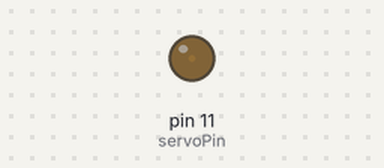
A sketch run on a simulated Arduino Uno, built with avr-gcc and run on an emulated ATmega328P. On the bench: output pins drawn as LEDs (lit = HIGH).

Above: at 0.05 s.
At 1.7 s:
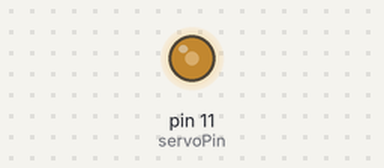
At 3.35 s:
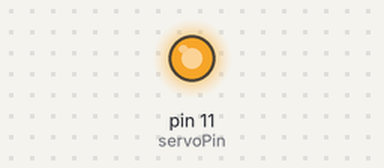
At 6.7 s:
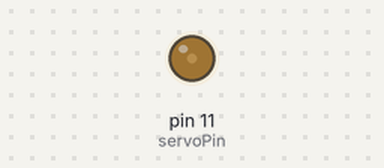
Timing chart, 0 to 9.9 s (numbered marks = the images above):
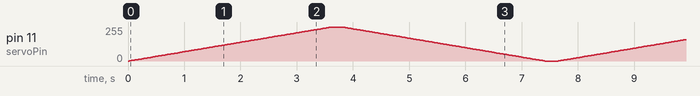

The sketch:

servo_pwm.ino
```cpp
#define UPDATE_TIME 20

int servoPin = 11;
void setup() {
  pinMode(servoPin, OUTPUT);
  Serial.begin(9600);
}

void loop() {
  for (int i = 0; i < 180; i++) {
    analogWrite(servoPin, angleToPWM(i));
    delay(UPDATE_TIME);
  }
  delay(200);

  for (int i = 180; i >= 0; i--) {
    analogWrite(servoPin, angleToPWM(i));
    delay(UPDATE_TIME);
  }
  delay(200);
}

int angleToPWM(int ang) {
  float a = 255.0 / 180.0;
  return (a * ang);
}
```
